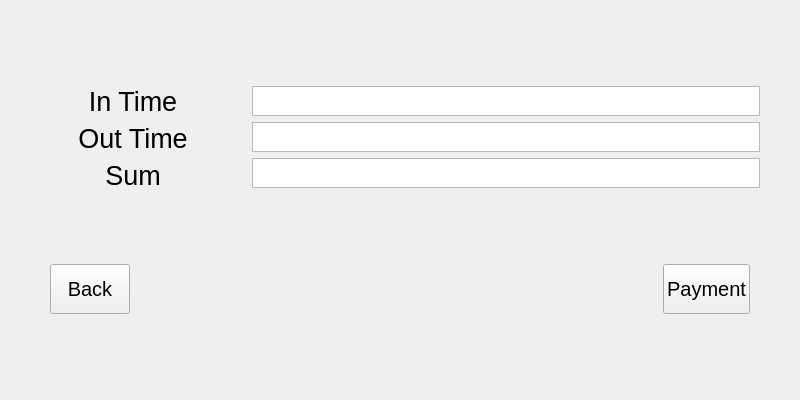
<?xml version="1.0" encoding="UTF-8"?>
<ui version="4.0">
 <class>Payment</class>
 <widget class="QWidget" name="Payment">
  <property name="geometry">
   <rect>
    <x>0</x>
    <y>0</y>
    <width>800</width>
    <height>400</height>
   </rect>
  </property>
  <property name="windowTitle">
   <string>Form</string>
  </property>
  <layout class="QVBoxLayout" name="verticalLayout_6">
   <item>
    <widget class="QStackedWidget" name="stackedWidget">
     <widget class="QWidget" name="page_3">
      <layout class="QHBoxLayout" name="horizontalLayout_3">
       <item>
        <layout class="QVBoxLayout" name="verticalLayout_3" stretch="0,6,0,3,0">
         <item>
          <spacer name="verticalSpacer">
           <property name="orientation">
            <enum>Qt::Vertical</enum>
           </property>
           <property name="sizeHint" stdset="0">
            <size>
             <width>20</width>
             <height>60</height>
            </size>
           </property>
          </spacer>
         </item>
         <item>
          <layout class="QHBoxLayout" name="horizontalLayout" stretch="3,7">
           <item>
            <layout class="QVBoxLayout" name="verticalLayout">
             <item>
              <widget class="QLabel" name="label">
               <property name="font">
                <font>
                 <pointsize>20</pointsize>
                </font>
               </property>
               <property name="text">
                <string>In Time</string>
               </property>
               <property name="alignment">
                <set>Qt::AlignCenter</set>
               </property>
              </widget>
             </item>
             <item>
              <widget class="QLabel" name="label_2">
               <property name="font">
                <font>
                 <pointsize>20</pointsize>
                </font>
               </property>
               <property name="text">
                <string>Out Time</string>
               </property>
               <property name="alignment">
                <set>Qt::AlignCenter</set>
               </property>
              </widget>
             </item>
             <item>
              <widget class="QLabel" name="label_3">
               <property name="font">
                <font>
                 <pointsize>20</pointsize>
                </font>
               </property>
               <property name="text">
                <string>Sum</string>
               </property>
               <property name="alignment">
                <set>Qt::AlignCenter</set>
               </property>
              </widget>
             </item>
            </layout>
           </item>
           <item>
            <layout class="QVBoxLayout" name="verticalLayout_2">
             <property name="spacing">
              <number>6</number>
             </property>
             <property name="rightMargin">
              <number>20</number>
             </property>
             <item>
              <widget class="QTableWidget" name="tableWidget">
               <property name="maximumSize">
                <size>
                 <width>16777215</width>
                 <height>30</height>
                </size>
               </property>
              </widget>
             </item>
             <item>
              <widget class="QTableWidget" name="tableWidget_2">
               <property name="maximumSize">
                <size>
                 <width>16777215</width>
                 <height>30</height>
                </size>
               </property>
              </widget>
             </item>
             <item>
              <widget class="QTableWidget" name="tableWidget_3">
               <property name="maximumSize">
                <size>
                 <width>16777215</width>
                 <height>30</height>
                </size>
               </property>
              </widget>
             </item>
            </layout>
           </item>
          </layout>
         </item>
         <item>
          <spacer name="verticalSpacer_2">
           <property name="orientation">
            <enum>Qt::Vertical</enum>
           </property>
           <property name="sizeHint" stdset="0">
            <size>
             <width>20</width>
             <height>20</height>
            </size>
           </property>
          </spacer>
         </item>
         <item>
          <layout class="QHBoxLayout" name="horizontalLayout_2">
           <property name="spacing">
            <number>0</number>
           </property>
           <property name="leftMargin">
            <number>30</number>
           </property>
           <property name="rightMargin">
            <number>30</number>
           </property>
           <item>
            <widget class="QPushButton" name="pPBToMain">
             <property name="maximumSize">
              <size>
               <width>100</width>
               <height>50</height>
              </size>
             </property>
             <property name="font">
              <font>
               <pointsize>15</pointsize>
              </font>
             </property>
             <property name="text">
              <string>Back</string>
             </property>
            </widget>
           </item>
           <item>
            <spacer name="horizontalSpacer">
             <property name="orientation">
              <enum>Qt::Horizontal</enum>
             </property>
             <property name="sizeHint" stdset="0">
              <size>
               <width>20</width>
               <height>20</height>
              </size>
             </property>
            </spacer>
           </item>
           <item>
            <widget class="QPushButton" name="pushButton">
             <property name="sizePolicy">
              <sizepolicy hsizetype="Minimum" vsizetype="Fixed">
               <horstretch>0</horstretch>
               <verstretch>0</verstretch>
              </sizepolicy>
             </property>
             <property name="maximumSize">
              <size>
               <width>200</width>
               <height>50</height>
              </size>
             </property>
             <property name="font">
              <font>
               <pointsize>15</pointsize>
              </font>
             </property>
             <property name="text">
              <string>Payment</string>
             </property>
            </widget>
           </item>
          </layout>
         </item>
         <item>
          <spacer name="verticalSpacer_3">
           <property name="orientation">
            <enum>Qt::Vertical</enum>
           </property>
           <property name="sizeHint" stdset="0">
            <size>
             <width>20</width>
             <height>20</height>
            </size>
           </property>
          </spacer>
         </item>
        </layout>
       </item>
      </layout>
     </widget>
    </widget>
   </item>
  </layout>
 </widget>
 <resources/>
 <connections/>
</ui>
